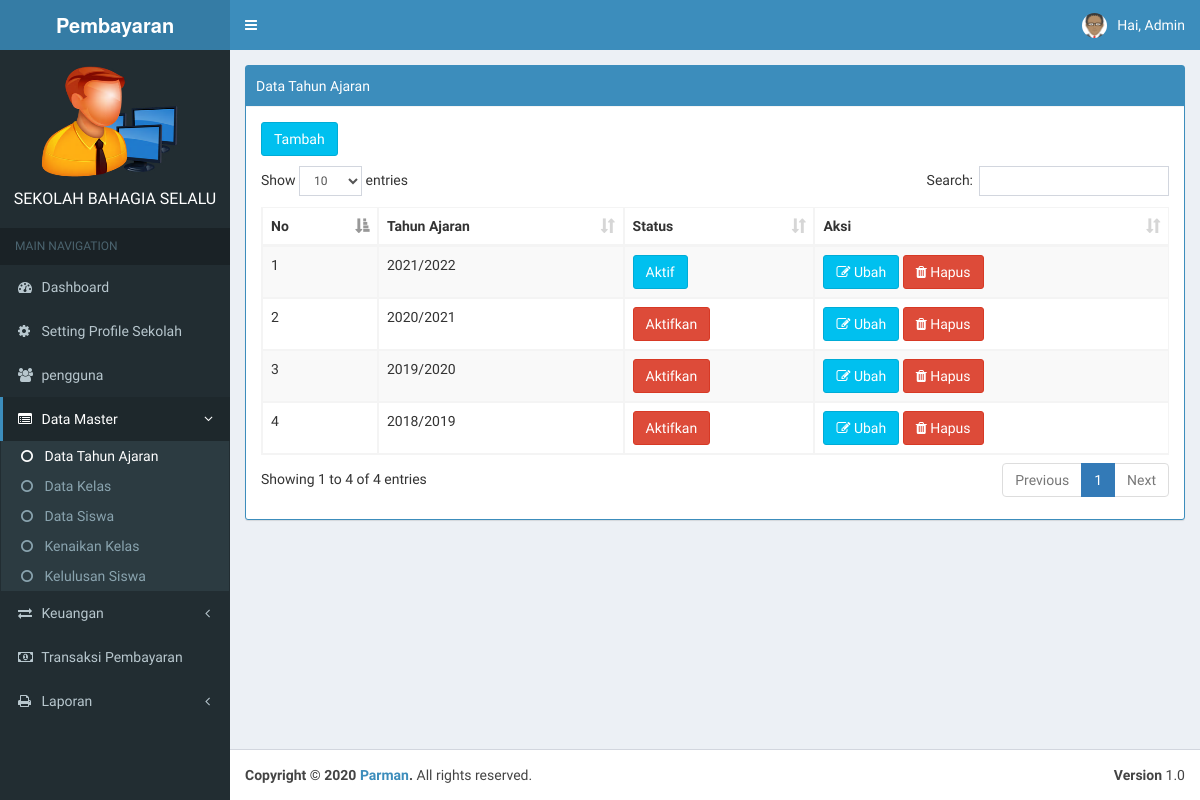
Page /index.php?page=tahunajaran (signed in) on the committed database.
### tables this page shows
CREATE TABLE `tb_user` (
  `id` int(11) NOT NULL AUTO_INCREMENT,
  `username` varchar(100) NOT NULL,
  `nama_user` varchar(255) NOT NULL,
  `password` varchar(100) NOT NULL,
  `level` varchar(30) NOT NULL,
  `foto` varchar(255) NOT NULL,
  PRIMARY KEY (`id`)
);

CREATE TABLE `tb_profile` (
  `nama_sekolah` varchar(255) NOT NULL,
  `alamat` text NOT NULL,
  `telpon` varchar(20) NOT NULL,
  `website` varchar(100) NOT NULL,
  `kota` varchar(100) NOT NULL,
  `bendahara` varchar(100) NOT NULL,
  `nip` varchar(30) NOT NULL,
  `foto` varchar(255) NOT NULL,
  `ktu` varchar(255) NOT NULL,
  `nip_ktu` varchar(30) NOT NULL
);

CREATE TABLE `tb_tahun_ajaran` (
  `id_tahun_ajaran` int(11) NOT NULL AUTO_INCREMENT,
  `tahun_ajaran` varchar(10) NOT NULL,
  `status` varchar(20) NOT NULL,
  PRIMARY KEY (`id_tahun_ajaran`)
);

### page/tahunajaran/tahunajaran.php (the view, shortened to what this page needs)
<div class="row">
    <div class="col-md-12">
        <div class="box box-primary box-solid">
            <div class="box-header with-border">
                 Data Tahun Ajaran
            </div>
            <div class="panel-body">
                <div class="table-responsive">
                    <table class="table table-striped table-bordered table-hover" id="example1">
               <button type="button" class="btn btn-info" style="margin-bottom: 10px;" data-toggle="modal" data-target="#modal-default">
               Tambah
              </button>
                <thead>
                <tr>
                  <th>No</th>
                  <th>Tahun Ajaran</th>
                  <th>Status</th>
                  <th>Aksi</th>
                </tr>
                </thead>
                <tbody>
                	<?php
                			$no = 1;
                			$sql = $koneksi->query("select * from tb_tahun_ajaran order by id_tahun_ajaran desc");
                			while ($data = $sql->fetch_assoc()) {
                      $status =$data['status'];
                	 ?>
                <tr>
                  <td><?php echo $no++; ?></td>
                  <td><?php echo $data['tahun_ajaran'] ?></td>
                 <td>
                 <?php if ($status=="aktif") { ?>
                   <a href="#" class="btn btn-info" title=""></i>Aktif</a>
                 <?php } else{ ?>
                    <a href="?page=tahunajaran&aksi=aktif&id=<?php echo $data['id_tahun_ajaran'] ?>" class="btn btn-danger" title=""></i>Aktifkan</a>
                 <?php } ?>
                 </td>
                  <td>
                    <a href="#" type="button" class="btn btn-info" data-toggle="modal" data-target="#mymodal<?php echo $data['id_tahun_ajaran']; ?>"><i class="fa fa-edit"></i> Ubah</a>
                     <a onclick="return confirm('Apakah Anda Yakin Mengahpus Data Ini')" href="?page=tahunajaran&aksi=hapus&id=<?php echo $data['id_tahun_ajaran'] ;?>" class="btn btn-danger" title=""><i class="fa fa-trash"></i>  Hapus</a>
                  </td>
                </tr>
                  <div class="modal fade" id="mymodal<?php echo $data['id_tahun_ajaran']; ?>">
                <?php } ?>
            </tbody>
        </table>
    </div>
</div>
</div>

### index.php (shortened to what this page needs)
<?php
	 include "include/koneksi.php";
 if ($_SESSION['admin'] || $_SESSION['user']) {
?>
<!DOCTYPE html>
<html>
<head>
  <link rel="stylesheet" href="bootstrap/css/bootstrap.min.css">
  <link rel="stylesheet" href="https://cdnjs.cloudflare.com/ajax/libs/font-awesome/4.5.0/css/font-awesome.min.css">
  <link rel="stylesheet" href="https://cdnjs.cloudflare.com/ajax/libs/ionicons/2.0.1/css/ionicons.min.css">
   <link rel="stylesheet" href="plugins/datatables/dataTables.bootstrap.css">
  <link rel="stylesheet" href="dist/css/AdminLTE.min.css">
   <link rel="stylesheet" href="plugins/select2/select2.min.css">
  <link rel="stylesheet" href="dist/css/skins/_all-skins.min.css">
  <link rel="stylesheet" type="text/css" href="sw/dist/sweetalert.css">
</head>
<body class="hold-transition skin-blue sidebar-mini">
<div class="wrapper">
  <header class="main-header">
    <a href="index.php" class="logo">
      <span class="logo-lg"><b>Pembayaran</b></span>
    </a>
    <nav class="navbar navbar-static-top">
      <a href="#" class="sidebar-toggle" data-toggle="offcanvas" role="button">
      </a>
      <?php
            if ($_SESSION['admin']) {
              $user = $_SESSION['admin'];
            }elseif ($_SESSION['user']) {
             $user = $_SESSION['user'];
            }
            $sql_user = $koneksi->query("select * from tb_user where id='$user'");
            $data_user = $sql_user->fetch_assoc();
             $nama = $data_user['nama_user'];
       ?>
      <div class="navbar-custom-menu">
        <ul class="nav navbar-nav">
          <li class="dropdown user user-menu">
            <a href="#" class="dropdown-toggle" data-toggle="dropdown">
              <img src="images/<?php echo $data_user['foto'] ?>" class="user-image" alt="User Image">
              <span class="hidden-xs">Hai, <?php echo $nama ?></span>
            </a>
          </li>
      </div>
    </nav>
  </header>
  	<?php include "include/menu.php"; ?>
     <div class="content-wrapper">
    <section class="content-header">
      <?php include "include/isi.php"; ?>
    </section>
  </div>
  <footer class="main-footer">
    <div class="pull-right hidden-xs">
      <b>Version</b> 1.0
    </div>
    <strong>Copyright &copy; 2020 <a href="http://almsaeedstudio.com">Parman</a>.</strong> All rights
    reserved.
  </footer>
</div>
</body>
</html>
<?php
      }else{
        header("location:login.php");
      }
 ?>

### include/menu.php (shortened to what this page needs)
 <?php
    $sql2 = $koneksi->query("select * from tb_profile ");
    $data1 = $sql2->fetch_assoc();
 ?>
 <aside class="main-sidebar">
    <section class="sidebar">
<div class="user-panel">
  <div>
  <img style="margin-left:30px" src="images/<?php echo $data1['foto'] ?>" width="140" height="120" >
      <h5 style="color:white; font-size: 16px; text-align: center; "><?php echo $data1['nama_sekolah'] ?></h5>
  </div>
  <div class="pull-left info">
  </div>
</div>
<?php
  switch ($_GET['page']) {
    case 'tahunajaran':
      $aktifA='active';
      $aktifA2='active';
      break;
  }
  ?>
<ul class="sidebar-menu" data-widget="tree">
  <li class="header">MAIN NAVIGATION</li>
            <li class="<?php echo $aktifHome; ?>"><a href="index.php"><i class="fa fa-dashboard"></i> Dashboard</a></li>
            <?php  if ($_SESSION['admin']){ ?>
             <li class="<?php echo $aktifprofile; ?>"><a href="?page=profile"><i class="fa fa-gear"></i> Setting Profile Sekolah</a></li>
            <li class="<?php echo $aktifAdmin; ?>"><a href="?page=pengguna"><i class="fa fa-users"></i> pengguna</a></li>
            <li class="treeview <?php echo $aktifA; ?>">
              <a href="#">
                <i class="fa fa-list-alt"></i> <span>Data Master</span>
                <span class="pull-right-container">
                  <i class="fa fa-angle-left pull-right"></i>
                </span>
              </a>
              <ul class="treeview-menu">
                <li class="<?php echo $aktifA2; ?>"><a href="?page=tahunajaran"><i class="fa fa-circle-o"></i> Data Tahun Ajaran</a></li>
                <li class="<?php echo $aktifA3; ?>"><a href="?page=kelas"><i class="fa fa-circle-o"></i> Data Kelas</a></li>
                <li class="<?php echo $aktifA4; ?>"><a href="?page=siswa"><i class="fa fa-circle-o"></i> Data Siswa</a></li>
                 <li class="<?php echo $aktifA5; ?>"><a href="?page=kenaikan"><i class="fa fa-circle-o"></i> Kenaikan Kelas</a></li>
                 <li class="<?php echo $aktifA6; ?>"><a href="?page=kelulusan"><i class="fa fa-circle-o"></i> Kelulusan Siswa</a></li>
              </ul>
            </li>
            <li class="treeview <?php echo $aktifB; ?>">
              <a href="#">
                <i class="fa fa-exchange"></i> <span>Keuangan</span>
                <span class="pull-right-container">
                  <i class="fa fa-angle-left pull-right"></i>
                </span>
              </a>
            </li>
            <li><a href="?page=transaksi"><i class="fa fa-money"></i> Transaksi Pembayaran</a></li>
             <li class="treeview <?php echo $aktifC; ?>">
              <a href="#">
                <i class="fa fa-print"></i> <span>Laporan</span>
                <span class="pull-right-container">
                  <i class="fa fa-angle-left pull-right"></i>
                </span>
              </a>
            </li>
             <?php } ?>
      </ul>
    </section>
  </aside>

### rows in the picture
tb_user: foto (placeholder picture), nama_user "Admin"
tb_profile: foto (picture), nama_sekolah "SEKOLAH BAHAGIA SELALU"
tb_tahun_ajaran: tahun_ajaran "2021/2022", status "Aktif"
tb_tahun_ajaran: tahun_ajaran "2020/2021"
tb_tahun_ajaran: tahun_ajaran "2019/2020"
tb_tahun_ajaran: tahun_ajaran "2018/2019"
